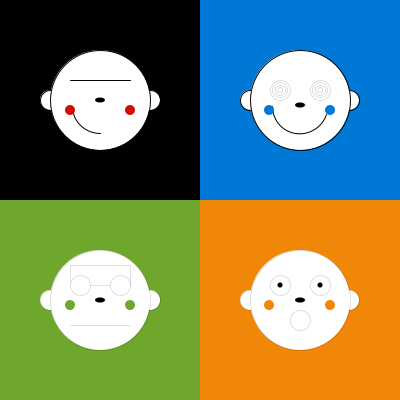
Frame 1 (no input)
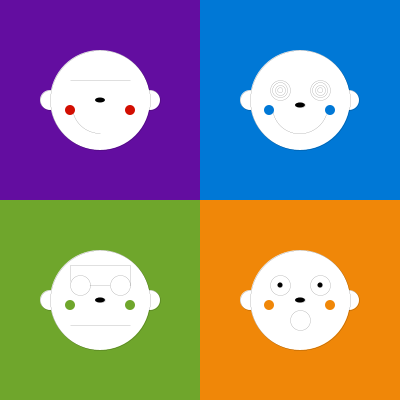
Frame 60 (the mouse pressed at the canvas centre just before this capture)
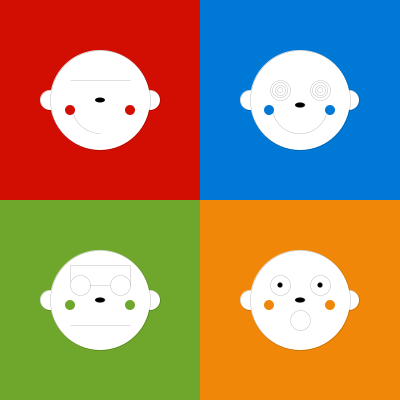
Frame 120 (the mouse held since frame 60 and released just before this capture)

The Processing sketch that drew these frames (run headless with seeded random() and noise(); from frame 60 on, the mouse is pressed at the canvas centre):

// Processing sketch: processing_38837
// ── processing_38837.pde

//My first sketch

float backR;
float backG;
float backB;

float speed = 5;
float gravity = 0.1;  
float spX = 269;
float spY = 305;
float sp1X = 330;
float sp1Y = 305;

float mX = 70;
float mY = 130;

float carX = 100;
float carY = 275;

float eyeX = 80;
float eyeY = 285;

float eye1X = 120;
float eye1Y = 285 ;

int circleX = 20;
int circleY = 20;

int circleeX = 20;
int circleeY = 20;

int circle2X = 15;
int circle2Y = 15;

int circlee2X = 15;
int circlee2Y = 15;

int circle3X = 10;
int circle3Y = 10;

int circlee3X = 10;
int circlee3Y = 10;

int circle4X = 5;
int circle4Y = 5;

int circlee4X = 5;
int circlee4Y = 5;

int spotX = 269;
int spotY = 110;

int spot2X = 330;
int spot2Y = 110;

void setup() {
  size(400, 400);
  frameRate(30);  // Set the size of the window
  smooth();
}

void draw() {
  background(255);  // Draw a white background


  ellipseMode(CENTER);
  rectMode(CENTER);


  // red square
  noStroke();
  fill (210, 14, 2);
  rect(100, 100, 200, 200);

  // blue square
  noStroke();
  fill (0, 120, 214);
  rect(300, 100, 200, 200);

  // green square
  noStroke();
  fill (111, 166, 44);
  rect(100, 300, 200, 200);

  // orange square
  noStroke();
  fill (240, 135, 8);
  rect(300, 300, 200, 200);

  //mouse over squares
  if (mouseX < 200 && mouseY < 200) {
    fill(backR, backG, backB);
    rect(100, 100, 200, 200);
    
  } 
  else if (mouseX > 200 && mouseY < 200) {
    circleX = circleX - 1;
    circleY = circleY - 1;
    circleeX = circleeX -1;
    circleeY = circleeY -1;
    circle2X = circle2X -1;
    circlee2X = circlee2X -1;
    circle3X = circle3X -1;
    circlee3X = circlee3X -1;
    circle4X = circle4X -1;
    circlee4X = circlee4X +1;
  } 
  else if (mouseX < 200 && mouseY > 200) {
       carX = carX -2;
       eyeX = eyeX -1;
       eye1X = eye1X -1.5;
       mX = mX -1;
       mY = mY -1;
  } 
  else if (mouseX > 200 && mouseY > 200) {
    fill(255);
   rect(300, 300, 200, 200);
    spY = spY + speed;
    speed = speed + gravity;
      if (spY > height) {
   speed = speed * -0.95;  
  }
  rect(300, 300, 200, 200);
    sp1Y = sp1Y + speed;
    speed = speed + gravity;
      if (sp1Y > height) {
   speed = speed * -0.95;  
  }
  }

  //Random Colors
  backR = random(255);
  backG = random(255);
  backB = random(255);


  //red face ears
  stroke (0);
  fill (255);
  ellipse(150, 100, 20, 20);

  stroke (0);
  fill (255);
  ellipse(50, 100, 20, 20);

  // red face
  stroke(0);
  fill (255);
  ellipse (100, 100, 100, 100);

  line(70, 80, 130, 80);

  arc(100, 106, 55, 55, PI/2, PI);

  //red spots
  noStroke ();
  fill (210, 14, 2);
  ellipse (70, 110, 10, 10);

  noStroke ();
  fill (210, 14, 2);
  ellipse (130, 110, 10, 10);

  // red nose
  fill (0);
  ellipse(100, 100, 10, 5);

  //Blue face ears
  stroke (0);
  fill (255);
  ellipse(250, 100, 20, 20);

  stroke (0);
  fill (255);
  ellipse(349, 100, 20, 20);

  // blue face
  stroke(0);
  fill (255);
  ellipse(300, 100, 100, 100);

  arc(300, 106, 55, 55, PI/10, PI);

  // blue eyes
  strokeWeight(0);

  ellipse (280, 90, circleX, circleY);
  ellipse (320, 90, circleeX, circleY);

  ellipse (280, 90, circle2X, circle2Y);
  ellipse (320, 90, circlee2X, circlee2X);

  ellipse (280, 90, circle3X, circle3Y);
  ellipse (320, 90, circlee3X, circlee3Y);

  ellipse (280, 90, circle4X, circle4Y);
  ellipse (320, 90, circlee4X, circlee4Y);

  // blue nose
  fill (0);
  ellipse(300, 105, 10, 5);

  // blue Spots
  noStroke ();
  fill (0, 120, 214);
  ellipse (spotX, spotY, 10, 10);

  noStroke ();
  fill (0, 120, 214);
  ellipse (spot2X, spot2Y, 10, 10);

  //green face ears
  stroke (0);
  fill (255);
  ellipse(150, 300, 20, 20);

  stroke (0);
  fill (255);
  ellipse(50, 300, 20, 20);

  // green face
  stroke(0);
  fill (255);
  ellipse(100, 300, 100, 100);

  line(mX, 325, mY, 325);

  // green eyes

  fill(255);
  rect(carX, carY, 60, 20);

  fill (255);
  ellipse (eyeX, 285, 20, 20);
  ellipse (eye1X, 285, 20, 20);


  // green nose
  fill (0);
  ellipse(100, 300, 10, 5);

  //green spots
  noStroke ();
  fill (111, 166, 44);
  ellipse (70, 305, 10, 10);

  noStroke ();
  fill (111, 166, 44);
  ellipse (130, 305, 10, 10);

  //orange face ears
  stroke (0);
  fill (255);
  ellipse(250, 300, 20, 20);

  stroke (0);
  fill (255);
  ellipse(349, 300, 20, 20);

  // orange face
  stroke(0);
  fill (255);
  ellipse(300, 300, 100, 100);

  ellipse (300, 320, 20, 20);

  // orange nose
  fill (0);
  ellipse(300, 300, 10, 5);

  // orange eyes
  fill (255);
  ellipse (280, 285, 20, 20);
  ellipse (320, 285, 20, 20);

  fill (0);
  ellipse (280, 285, 5, 5);
  ellipse (320, 285, 5, 5);

  noStroke ();
  fill (240, 135, 8);
  ellipse (sp1X, sp1Y, 10, 10);

// orange Spots
  noStroke ();
  fill (240, 135, 8);
  ellipse (spX, spY , 10, 10);
    
}
